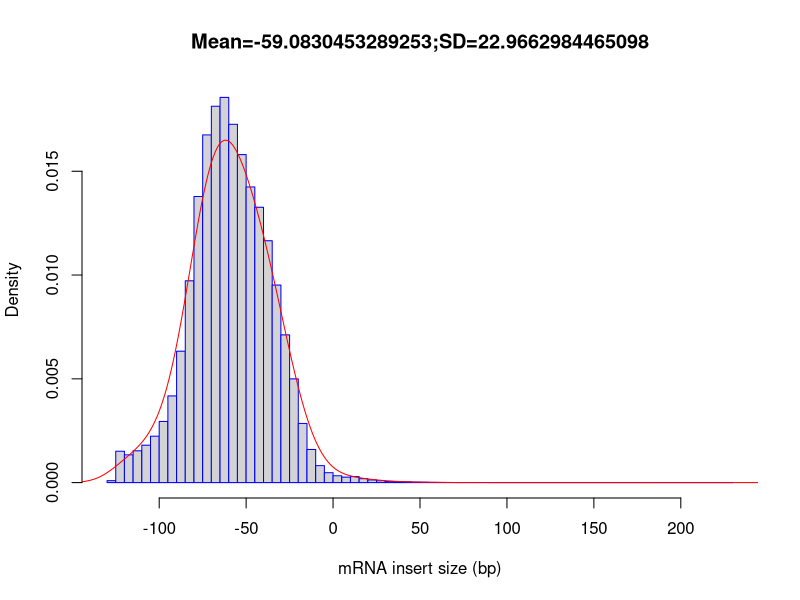

Reproduce this figure in R.
out_file = 'SRR11647698_inner_distance'
pdf('SRR11647698_inner_distance.inner_distance_plot.pdf')
fragsize=rep(c(-247.5,-242.5,-237.5,-232.5,-227.5,-222.5,-217.5,-212.5,-207.5,-202.5,-197.5,-192.5,-187.5,-182.5,-177.5,-172.5,-167.5,-162.5,-157.5,-152.5,-147.5,-142.5,-137.5,-132.5,-127.5,-122.5,-117.5,-112.5,-107.5,-102.5,-97.5,-92.5,-87.5,-82.5,-77.5,-72.5,-67.5,-62.5,-57.5,-52.5,-47.5,-42.5,-37.5,-32.5,-27.5,-22.5,-17.5,-12.5,-7.5,-2.5,2.5,7.5,12.5,17.5,22.5,27.5,32.5,37.5,42.5,47.5,52.5,57.5,62.5,67.5,72.5,77.5,82.5,87.5,92.5,97.5,102.5,107.5,112.5,117.5,122.5,127.5,132.5,137.5,142.5,147.5,152.5,157.5,162.5,167.5,172.5,177.5,182.5,187.5,192.5,197.5,202.5,207.5,212.5,217.5,222.5,227.5,232.5,237.5,242.5,247.5),times=c(0,0,0,0,0,0,0,0,0,0,0,0,0,0,0,0,0,0,0,0,0,0,0,0,460,7548,6685,7659,8999,11181,14714,20870,31638,48589,68879,83712,90618,92740,86263,78971,71180,66291,58235,47561,35568,24970,14242,7979,4086,2379,1643,1317,1443,942,638,440,278,203,170,103,79,55,28,17,7,4,2,3,2,1,1,1,1,0,1,1,0,1,0,0,0,2,0,0,1,0,0,0,2,0,0,2,0,0,0,1,0,0,0,0))
frag_sd = sd(fragsize)
frag_mean = mean(fragsize)
frag_median = median(fragsize)
write(x=c("Name","Mean","Median","sd"), sep="	", file=stdout(),ncolumns=4)
write(c(out_file,frag_mean,frag_median,frag_sd),sep="	", file=stdout(),ncolumns=4)
hist(fragsize,probability=T,breaks=100,xlab="mRNA insert size (bp)",main=paste(c("Mean=",frag_mean,";","SD=",frag_sd),collapse=""),border="blue")
lines(density(fragsize,bw=10),col='red')
dev.off()
